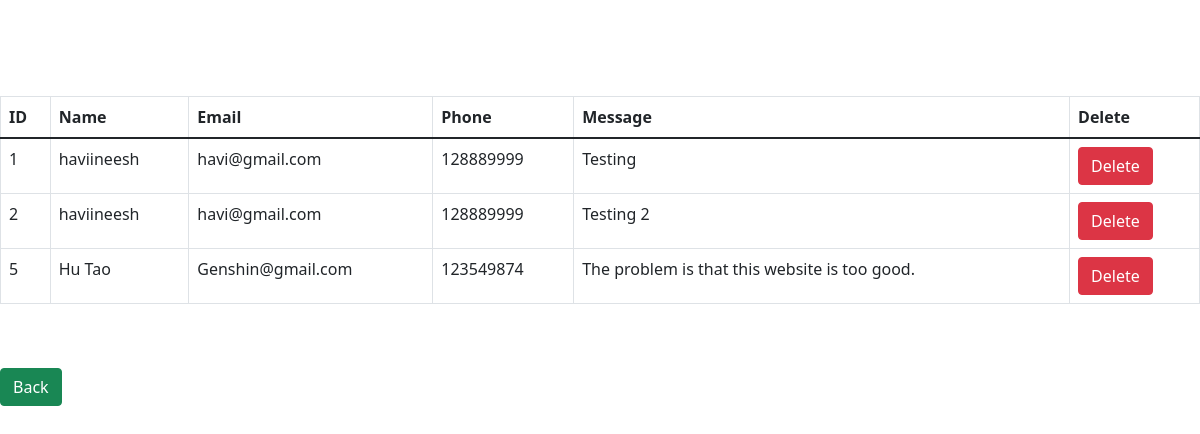
Screenshot of /UserReportDb.php with the database file from the repository.
### tables this page shows
CREATE TABLE `contact` (
  `id` int(11) NOT NULL,
  `FullName` text NOT NULL,
  `Email` text NOT NULL,
  `Phone` int(11) NOT NULL,
  `Message` longtext NOT NULL
);

### UserReportDb.php (the view, shortened to what this page needs)
<!DOCTYPE html>
<html lang="en">
<head>
  <link href="https://cdn.jsdelivr.net/npm/bootstrap@5.1.2/dist/css/bootstrap.min.css" rel="stylesheet">
</head>
<body>
<?php include('server.php'); ?>
<div class="col-lg-12">
<br><br><br><br>
<table class="table table-bordered">
    <thead>
      <tr>
        <th>ID</th>
        <th>Name</th>
        <th>Email</th>
        <th>Phone</th>
        <th>Message</th>
        <th>Delete</th>
      </tr>
    </thead>
    <tbody>
    <?php
    $res=mysqli_query($db,"SELECT * FROM contact");
    while($row=mysqli_fetch_array($res))
    {
        echo "<tr>";
        echo "<td>"; echo $row["id"];
        echo "<td>"; echo $row["FullName"];
        echo "<td>"; echo $row["Email"];
        echo "<td>"; echo $row["Phone"];
        echo "<td>"; echo $row["Message"];
        echo "<td>"; ?> <a href="deleteReport.php?id=<?php echo $row ["id"];?>"><button type="button" class="btn btn-danger">Delete</button></a> <?php
        echo "<tr>";
    }
    ?>
    </tbody>
  </table>
<br><br>
</div>
<button class="btn btn-success" onclick="document.location='managementPage.php'">Back</button>
</body>
</html>

### rows the page displays
contact: id "1", FullName "haviineesh", Email "havi@gmail.com", Phone "128889999", Message "Testing"
contact: id "2", FullName "haviineesh", Email "havi@gmail.com", Phone "128889999", Message "Testing 2"
contact: id "5", FullName "Hu Tao", Email "Genshin@gmail.com", Phone "123549874", Message "The problem is that this website is too good."
